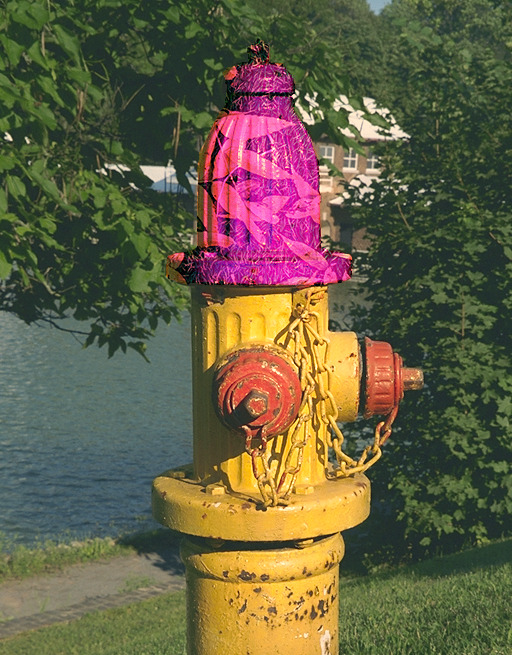
#> input picture MultiMedia/Ass-1/TASK1.jpg, 512 x 655 px, given in place of b&w1.png, which was not available
$ jupyter execute data_preparation.ipynb   (text cells are left out)
#> lines starting #> are read from the running program, lines starting #| are printed output that depends on the picture; after the words box and inside, x2 and y2 are one past the last pixel; in counts of white or black regions, pixels touching at a corner belong together; pictures that were not available may be replaced by others from this repository, and a replacement may not be noted
[cell 1]
import cv2

[cell 2]
def convert_and_resize(image_name,width,height,output_name):
#> called with image_name = './data/b&w1.png', width = 50, height = 50, output_name = './data/b&w1_mod.png'
    image = cv2.imread(image_name, cv2.IMREAD_GRAYSCALE)
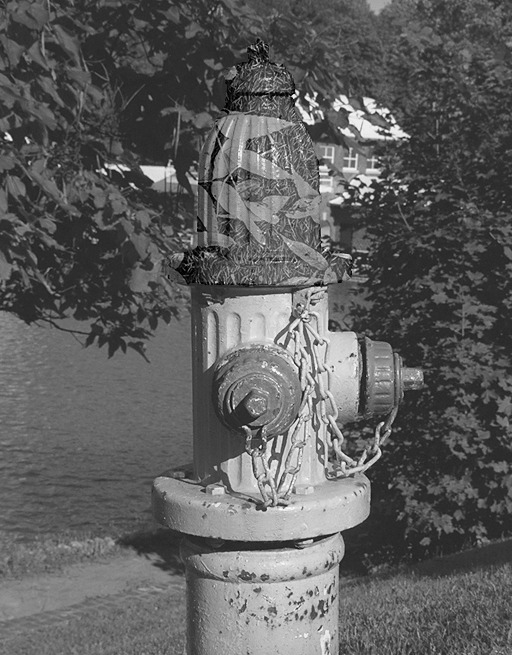
#> image: shape (655, 512); min 0, max 255, mean 94.2
    if image is None:
        print("Error: Image not found or unable to read!")
        return

    _, bw_image = cv2.threshold(image, 127, 255, cv2.THRESH_BINARY)
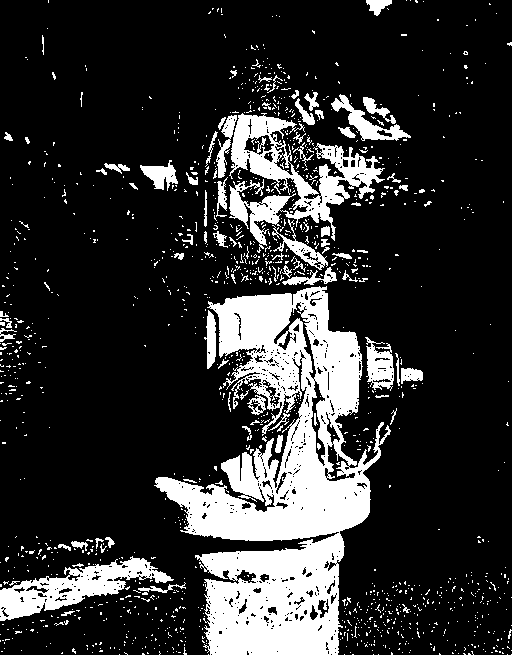
#> bw_image: shape (655, 512); 19.2% white; 1321 white regions (1234 under 20 px), largest, box (x1, y1, x2, y2) and area: (154, 286, 391, 655) 39500, (229, 113, 385, 253) 7239, (0, 556, 174, 621) 4187

    # Resize the image
    resized_image = cv2.resize(bw_image, (width, height), interpolation=cv2.INTER_AREA)
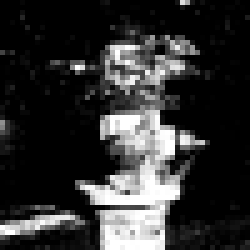
#> resized_image: shape (50, 50) (shown 5 times larger); min 0, max 255, mean 48.9

    # Save the new image
    cv2.imwrite(output_name, resized_image)
    print(f"Black and white resized image saved as {output_name}")

[cell 3]
image_name = "./data/b&w1.png"
output_name = "./data/b&w1_mod.png"
width=50
height=50

[cell 4]
convert_and_resize(image_name,width,height,output_name)

[cell 5]
image_name = "./data/b&w2.png"
output_name = "./data/b&w2_mod.png"
width=100
height=100

[cell 6]
convert_and_resize(image_name,width,height,output_name)
#> call 2 of convert_and_resize, with image_name = './data/b&w2.png', width = 100, height = 100, output_name = './data/b&w2_mod.png'
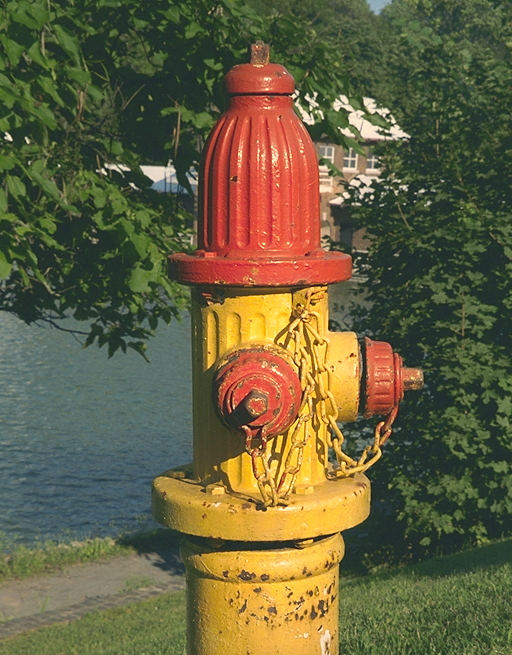
#> input picture MultiMedia/Ass-1/hydrant.tif, 512 x 655 px, given in place of b&w2.png, which was not available
#> in convert_and_resize (call 2), `image = cv2.imread(image_name, cv2.IMREAD_GRAYSCALE)`:
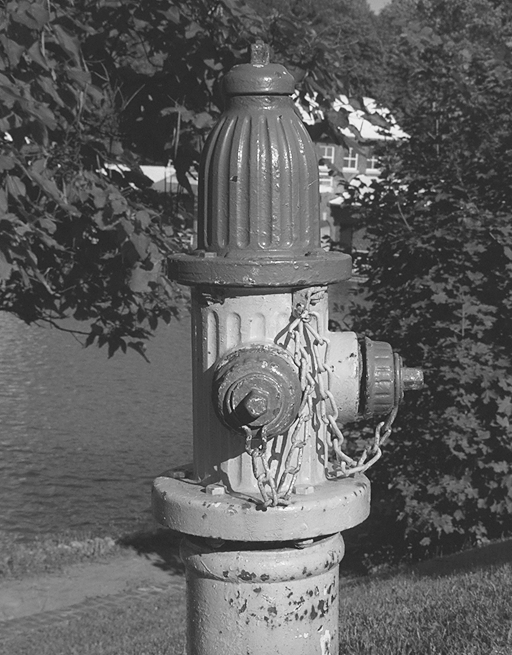
#> image: shape (655, 512); min 13, max 252, mean 94.7
#> in convert_and_resize (call 2), `_, bw_image = cv2.threshold(image, 127, 255, cv2.THRESH_BINARY)`:
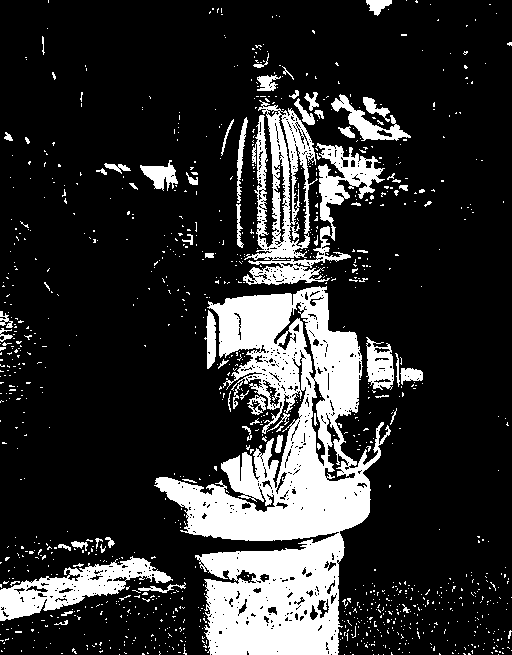
#> bw_image: shape (655, 512); 18.8% white; 1112 white regions (1048 under 20 px), largest, box (x1, y1, x2, y2) and area: (154, 286, 391, 655) 39493, (243, 100, 385, 285) 8768, (0, 556, 173, 621) 4186
#> in convert_and_resize (call 2), `resized_image = cv2.resize(bw_image, (width, height), interpolation=cv..`:
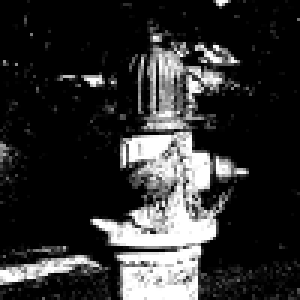
#> resized_image: shape (100, 100) (shown 3 times larger); min 0, max 255, mean 48

[cell 7]
def grayscale_image_process(input_name, width, height, output_name):
#> called with input_name = './data/gray1.png', width = 200, height = 200, output_name = './data/gray1_mod.png'
    image = cv2.imread(input_name, cv2.IMREAD_GRAYSCALE)
    if image is None:
        print("Error: Image not found or unable to read!")
        return

    resized_image = cv2.resize(image, (width, height), interpolation=cv2.INTER_AREA)
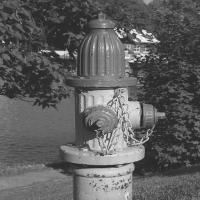
#> resized_image: shape (200, 200); min 38, max 238, mean 94.7

    cv2.imwrite(output_name, resized_image)
    print(f"Resized grayscale image saved as {output_name}")

[cell 8]
image_name = "./data/gray1.png"
output_name = "./data/gray1_mod.png"
width=200
height=200

[cell 9]
grayscale_image_process(image_name,width,height,output_name)

[cell 10]
image_name = "./data/gray2.png"
output_name = "./data/gray2_mod.png"
width=300
height=300

[cell 11]
grayscale_image_process(image_name,width,height,output_name)

[cell 12]
def rgb_image_process(input_name, width, height, output_name):
    image = cv2.imread(input_name, cv2.IMREAD_COLOR)
    if image is None:
        print("Error: Image not found or unable to read!")
        return

    resized_image = cv2.resize(image, (width, height), interpolation=cv2.INTER_AREA)

    cv2.imwrite(output_name, resized_image)
    print(f"Resized RGB image saved as {output_name}")

[cell 13]
image_name = "./data/rgb1.png"
output_name = "./data/rgb1_mod.png"
width=400
height=400

[cell 14]
rgb_image_process(image_name,width,height,output_name)

[cell 15]
image_name = "./data/rgb2.png"
output_name = "./data/rgb2_mod.png"
width=500
height=500

[cell 16]
rgb_image_process(image_name,width,height,output_name)
